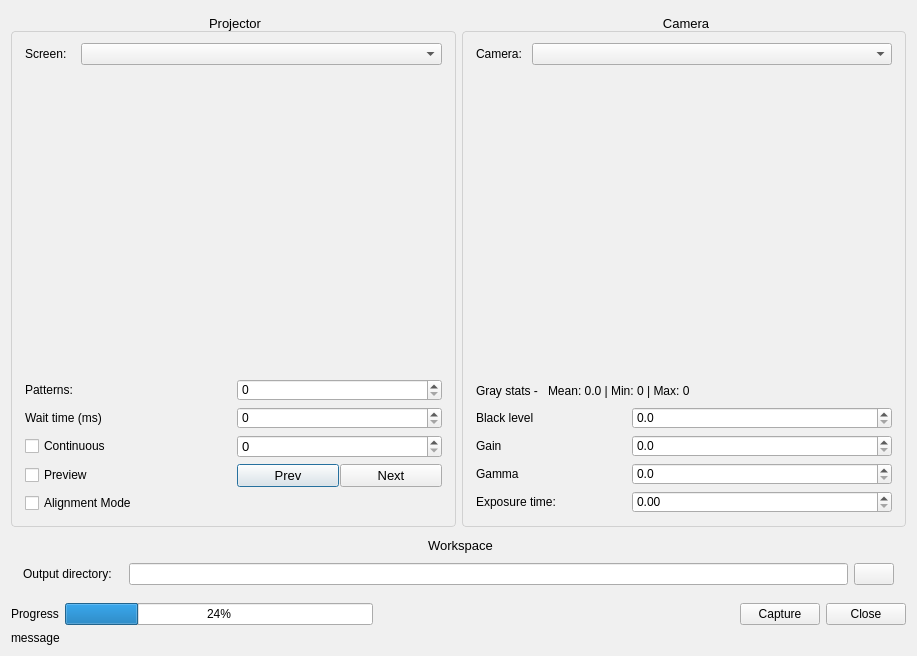
<?xml version="1.0" encoding="UTF-8"?>
<ui version="4.0">
 <class>CaptureQDialogClass</class>
 <widget class="QDialog" name="CaptureQDialogClass">
  <property name="geometry">
   <rect>
    <x>0</x>
    <y>0</y>
    <width>917</width>
    <height>656</height>
   </rect>
  </property>
  <property name="windowTitle">
   <string>CaptureQDialog</string>
  </property>
  <property name="styleSheet">
   <string notr="true">#CaptureQDialogClass {
	background-color: #f0f0f0;
}</string>
  </property>
  <layout class="QVBoxLayout" name="verticalLayout">
   <item>
    <layout class="QHBoxLayout" name="horizontalLayout">
     <item>
      <widget class="QGroupBox" name="projector_group">
       <property name="font">
        <font>
         <family>Segoe UI</family>
         <pointsize>10</pointsize>
         <weight>50</weight>
         <bold>false</bold>
        </font>
       </property>
       <property name="styleSheet">
        <string notr="true">#projector_group {
    background-color: #f0f0f0;
    border-radius: 4px;
    border: 1px solid #d1d1d1;
    margin-top: 20px;
}

#projector_group::title {
    subcontrol-origin: margin;
    subcontrol-position: top center;
    font-size: 10px;
    font-weight: bold;
    padding: 0 10px;
	margin-top: 5px;
}</string>
       </property>
       <property name="title">
        <string>Projector</string>
       </property>
       <layout class="QVBoxLayout" name="verticalLayout_2">
        <item>
         <layout class="QHBoxLayout" name="horizontalLayout_5">
          <item>
           <widget class="QLabel" name="screen_label">
            <property name="maximumSize">
             <size>
              <width>50</width>
              <height>16777215</height>
             </size>
            </property>
            <property name="font">
             <font>
              <family>Segoe UI</family>
              <pointsize>9</pointsize>
             </font>
            </property>
            <property name="text">
             <string>Screen:</string>
            </property>
           </widget>
          </item>
          <item>
           <widget class="QComboBox" name="screen_combo">
            <property name="font">
             <font>
              <family>Segoe UI</family>
              <pointsize>9</pointsize>
             </font>
            </property>
           </widget>
          </item>
         </layout>
        </item>
        <item>
         <widget class="ImageLabel" name="projector_image" native="true">
          <property name="sizePolicy">
           <sizepolicy hsizetype="Expanding" vsizetype="Expanding">
            <horstretch>0</horstretch>
            <verstretch>0</verstretch>
           </sizepolicy>
          </property>
          <property name="font">
           <font>
            <family>Segoe UI</family>
            <pointsize>16</pointsize>
            <weight>50</weight>
            <bold>false</bold>
           </font>
          </property>
         </widget>
        </item>
        <item>
         <widget class="QWidget" name="widget_2" native="true">
          <layout class="QHBoxLayout" name="horizontalLayout_17">
           <property name="leftMargin">
            <number>0</number>
           </property>
           <property name="topMargin">
            <number>0</number>
           </property>
           <property name="rightMargin">
            <number>0</number>
           </property>
           <property name="bottomMargin">
            <number>0</number>
           </property>
           <item>
            <widget class="QLabel" name="projector_patterns_label">
             <property name="font">
              <font>
               <family>Segoe UI</family>
               <pointsize>9</pointsize>
              </font>
             </property>
             <property name="text">
              <string>Patterns:</string>
             </property>
            </widget>
           </item>
           <item>
            <widget class="QSpinBox" name="projector_patterns_spin">
             <property name="font">
              <font>
               <family>Segoe UI</family>
               <pointsize>9</pointsize>
              </font>
             </property>
            </widget>
           </item>
          </layout>
         </widget>
        </item>
        <item>
         <layout class="QHBoxLayout" name="horizontalLayout_13">
          <item>
           <widget class="QLabel" name="wait_time_label">
            <property name="text">
             <string>Wait time (ms)</string>
            </property>
           </widget>
          </item>
          <item>
           <widget class="QSpinBox" name="wait_time_spin">
            <property name="maximum">
             <number>9999</number>
            </property>
           </widget>
          </item>
         </layout>
        </item>
        <item>
         <layout class="QHBoxLayout" name="horizontalLayout_9">
          <item>
           <widget class="QCheckBox" name="continuous_check">
            <property name="font">
             <font>
              <family>Segoe UI</family>
              <pointsize>9</pointsize>
             </font>
            </property>
            <property name="text">
             <string>Continuous</string>
            </property>
           </widget>
          </item>
          <item>
           <widget class="QSpinBox" name="continuous_spin">
            <property name="font">
             <font>
              <family>Segoe UI</family>
              <pointsize>10</pointsize>
             </font>
            </property>
           </widget>
          </item>
         </layout>
        </item>
        <item>
         <layout class="QHBoxLayout" name="horizontalLayout_8">
          <item>
           <widget class="QCheckBox" name="test_check">
            <property name="font">
             <font>
              <family>Segoe UI</family>
              <pointsize>9</pointsize>
             </font>
            </property>
            <property name="text">
             <string>Preview</string>
            </property>
           </widget>
          </item>
          <item>
           <widget class="QWidget" name="widget" native="true">
            <layout class="QHBoxLayout" name="horizontalLayout_16">
             <property name="spacing">
              <number>1</number>
             </property>
             <property name="leftMargin">
              <number>0</number>
             </property>
             <property name="topMargin">
              <number>0</number>
             </property>
             <property name="rightMargin">
              <number>0</number>
             </property>
             <property name="bottomMargin">
              <number>0</number>
             </property>
             <item>
              <widget class="QPushButton" name="test_prev_button">
               <property name="maximumSize">
                <size>
                 <width>9999</width>
                 <height>16777215</height>
                </size>
               </property>
               <property name="font">
                <font>
                 <family>Segoe UI</family>
                 <pointsize>10</pointsize>
                </font>
               </property>
               <property name="text">
                <string>Prev</string>
               </property>
              </widget>
             </item>
             <item>
              <widget class="QPushButton" name="test_next_button">
               <property name="maximumSize">
                <size>
                 <width>9999</width>
                 <height>16777215</height>
                </size>
               </property>
               <property name="font">
                <font>
                 <family>Segoe UI</family>
                 <pointsize>10</pointsize>
                </font>
               </property>
               <property name="text">
                <string>Next</string>
               </property>
              </widget>
             </item>
            </layout>
           </widget>
          </item>
         </layout>
        </item>
        <item>
         <widget class="QCheckBox" name="alignment_mode_check">
          <property name="font">
           <font>
            <family>Segoe UI</family>
            <pointsize>9</pointsize>
           </font>
          </property>
          <property name="text">
           <string>Alignment Mode</string>
          </property>
         </widget>
        </item>
       </layout>
      </widget>
     </item>
     <item>
      <widget class="QGroupBox" name="camera_group">
       <property name="font">
        <font>
         <family>Segoe UI</family>
         <pointsize>10</pointsize>
         <weight>50</weight>
         <bold>false</bold>
        </font>
       </property>
       <property name="styleSheet">
        <string notr="true">#camera_group {
    background-color: #f0f0f0;
    border-radius: 4px;
    border: 1px solid #d1d1d1;
    margin-top: 20px;
}

#camera_group::title {
    subcontrol-origin: margin;
    subcontrol-position: top center;
    font-size: 10px;
    font-weight: bold;
    padding: 0 10px;
	margin-top: 5px;
}</string>
       </property>
       <property name="title">
        <string>Camera</string>
       </property>
       <layout class="QVBoxLayout" name="verticalLayout_3">
        <item>
         <layout class="QHBoxLayout" name="horizontalLayout_4">
          <item>
           <widget class="QLabel" name="camera_label">
            <property name="maximumSize">
             <size>
              <width>50</width>
              <height>16777215</height>
             </size>
            </property>
            <property name="font">
             <font>
              <family>Segoe UI</family>
              <pointsize>9</pointsize>
             </font>
            </property>
            <property name="text">
             <string>Camera:</string>
            </property>
           </widget>
          </item>
          <item>
           <widget class="QComboBox" name="camera_combo">
            <property name="font">
             <font>
              <family>Segoe UI</family>
              <pointsize>9</pointsize>
             </font>
            </property>
           </widget>
          </item>
         </layout>
        </item>
        <item>
         <widget class="SMCP::PixmapQWidget" name="cameraPreview" native="true">
          <property name="sizePolicy">
           <sizepolicy hsizetype="Expanding" vsizetype="Expanding">
            <horstretch>0</horstretch>
            <verstretch>0</verstretch>
           </sizepolicy>
          </property>
          <property name="minimumSize">
           <size>
            <width>0</width>
            <height>0</height>
           </size>
          </property>
          <property name="font">
           <font>
            <family>Segoe UI</family>
            <pointsize>16</pointsize>
           </font>
          </property>
         </widget>
        </item>
        <item>
         <layout class="QHBoxLayout" name="horizontalLayout_7">
          <item>
           <widget class="QLabel" name="camera_gray_label">
            <property name="text">
             <string>Gray stats - </string>
            </property>
           </widget>
          </item>
          <item>
           <widget class="QLabel" name="camera_gray_stats_label">
            <property name="font">
             <font>
              <family>Segoe UI</family>
              <pointsize>9</pointsize>
             </font>
            </property>
            <property name="text">
             <string>Mean: 0.0 | Min: 0 | Max: 0</string>
            </property>
           </widget>
          </item>
          <item>
           <spacer name="horizontalSpacer_2">
            <property name="orientation">
             <enum>Qt::Horizontal</enum>
            </property>
            <property name="sizeHint" stdset="0">
             <size>
              <width>40</width>
              <height>20</height>
             </size>
            </property>
           </spacer>
          </item>
         </layout>
        </item>
        <item>
         <layout class="QHBoxLayout" name="horizontalLayout_12">
          <item>
           <widget class="QLabel" name="camera_black_level_label">
            <property name="maximumSize">
             <size>
              <width>150</width>
              <height>16777215</height>
             </size>
            </property>
            <property name="font">
             <font>
              <family>Segoe UI</family>
              <pointsize>9</pointsize>
             </font>
            </property>
            <property name="text">
             <string>Black level</string>
            </property>
           </widget>
          </item>
          <item>
           <widget class="QDoubleSpinBox" name="camera_black_level_spin">
            <property name="maximumSize">
             <size>
              <width>9999</width>
              <height>16777215</height>
             </size>
            </property>
            <property name="font">
             <font>
              <family>Segoe UI</family>
              <pointsize>9</pointsize>
             </font>
            </property>
            <property name="decimals">
             <number>1</number>
            </property>
           </widget>
          </item>
         </layout>
        </item>
        <item>
         <layout class="QHBoxLayout" name="horizontalLayout_11">
          <item>
           <widget class="QLabel" name="camera_gain_label">
            <property name="maximumSize">
             <size>
              <width>150</width>
              <height>16777215</height>
             </size>
            </property>
            <property name="font">
             <font>
              <family>Segoe UI</family>
              <pointsize>9</pointsize>
             </font>
            </property>
            <property name="text">
             <string>Gain</string>
            </property>
           </widget>
          </item>
          <item>
           <widget class="QDoubleSpinBox" name="camera_gain_spin">
            <property name="minimumSize">
             <size>
              <width>128</width>
              <height>0</height>
             </size>
            </property>
            <property name="maximumSize">
             <size>
              <width>9999</width>
              <height>16777215</height>
             </size>
            </property>
            <property name="font">
             <font>
              <family>Segoe UI</family>
              <pointsize>9</pointsize>
             </font>
            </property>
            <property name="decimals">
             <number>1</number>
            </property>
           </widget>
          </item>
         </layout>
        </item>
        <item>
         <layout class="QHBoxLayout" name="horizontalLayout_15">
          <item>
           <widget class="QLabel" name="camera_gamma_label">
            <property name="maximumSize">
             <size>
              <width>150</width>
              <height>16777215</height>
             </size>
            </property>
            <property name="font">
             <font>
              <family>Segoe UI</family>
              <pointsize>9</pointsize>
             </font>
            </property>
            <property name="text">
             <string>Gamma</string>
            </property>
           </widget>
          </item>
          <item>
           <widget class="QDoubleSpinBox" name="camera_gamma_spin">
            <property name="maximumSize">
             <size>
              <width>9999</width>
              <height>16777215</height>
             </size>
            </property>
            <property name="font">
             <font>
              <family>Segoe UI</family>
              <pointsize>9</pointsize>
             </font>
            </property>
            <property name="decimals">
             <number>1</number>
            </property>
            <property name="singleStep">
             <double>0.100000000000000</double>
            </property>
           </widget>
          </item>
         </layout>
        </item>
        <item>
         <layout class="QHBoxLayout" name="camera_exposure_group">
          <item>
           <widget class="QLabel" name="camera_exposure_label">
            <property name="maximumSize">
             <size>
              <width>150</width>
              <height>16777215</height>
             </size>
            </property>
            <property name="font">
             <font>
              <family>Segoe UI</family>
              <pointsize>9</pointsize>
             </font>
            </property>
            <property name="toolTip">
             <string>&lt;html&gt;&lt;head/&gt;&lt;body&gt;&lt;p&gt;Adjust to be at least the value of the camera (or larger). This control does not change the actual camera settings.&lt;/p&gt;&lt;/body&gt;&lt;/html&gt;</string>
            </property>
            <property name="text">
             <string>Exposure time:</string>
            </property>
           </widget>
          </item>
          <item>
           <widget class="QDoubleSpinBox" name="camera_exposure_spin"/>
          </item>
         </layout>
        </item>
       </layout>
      </widget>
     </item>
    </layout>
   </item>
   <item>
    <widget class="QGroupBox" name="other_group">
     <property name="font">
      <font>
       <family>Segoe UI</family>
       <pointsize>10</pointsize>
       <weight>50</weight>
       <bold>false</bold>
      </font>
     </property>
     <property name="styleSheet">
      <string notr="true">#other_group {
    background-color: #f0f0f0;
    border-radius: 4px;
    border: 0px solid #d1d1d1;
    margin-top: 20px;
}

#other_group::title {
    subcontrol-origin: margin;
    subcontrol-position: top center;
    font-size: 10px;
    font-weight: bold;
    padding: 0 10px;
	margin-top: 5px;
}</string>
     </property>
     <property name="title">
      <string>Workspace</string>
     </property>
     <layout class="QVBoxLayout" name="verticalLayout_4">
      <property name="spacing">
       <number>6</number>
      </property>
      <property name="leftMargin">
       <number>9</number>
      </property>
      <property name="topMargin">
       <number>9</number>
      </property>
      <property name="rightMargin">
       <number>9</number>
      </property>
      <property name="bottomMargin">
       <number>9</number>
      </property>
      <item>
       <layout class="QHBoxLayout" name="horizontalLayout_6">
        <item>
         <widget class="QLabel" name="output_dir_label">
          <property name="minimumSize">
           <size>
            <width>100</width>
            <height>0</height>
           </size>
          </property>
          <property name="maximumSize">
           <size>
            <width>16777215</width>
            <height>16777215</height>
           </size>
          </property>
          <property name="font">
           <font>
            <family>Segoe UI</family>
            <pointsize>9</pointsize>
           </font>
          </property>
          <property name="text">
           <string>Output directory:</string>
          </property>
         </widget>
        </item>
        <item>
         <widget class="QLineEdit" name="output_dir_line">
          <property name="font">
           <font>
            <family>Segoe UI</family>
            <pointsize>9</pointsize>
           </font>
          </property>
         </widget>
        </item>
        <item>
         <widget class="QPushButton" name="output_dir_button">
          <property name="maximumSize">
           <size>
            <width>50</width>
            <height>16777215</height>
           </size>
          </property>
          <property name="font">
           <font>
            <family>Segoe UI</family>
            <pointsize>9</pointsize>
           </font>
          </property>
          <property name="focusPolicy">
           <enum>Qt::TabFocus</enum>
          </property>
          <property name="text">
           <string/>
          </property>
          <property name="icon">
           <iconset resource="../assets/assets.qrc">
            <normaloff>:/icon-folder.svg</normaloff>:/icon-folder.svg</iconset>
          </property>
          <property name="iconSize">
           <size>
            <width>15</width>
            <height>15</height>
           </size>
          </property>
         </widget>
        </item>
       </layout>
      </item>
     </layout>
    </widget>
   </item>
   <item>
    <layout class="QHBoxLayout" name="horizontalLayout_2">
     <item>
      <layout class="QHBoxLayout" name="horizontalLayout_3">
       <item>
        <widget class="QLabel" name="progress_label">
         <property name="font">
          <font>
           <family>Segoe UI</family>
           <pointsize>9</pointsize>
          </font>
         </property>
         <property name="text">
          <string>Progress</string>
         </property>
        </widget>
       </item>
       <item>
        <widget class="QProgressBar" name="progress_bar">
         <property name="font">
          <font>
           <family>Segoe UI</family>
           <pointsize>9</pointsize>
          </font>
         </property>
         <property name="value">
          <number>24</number>
         </property>
        </widget>
       </item>
      </layout>
     </item>
     <item>
      <spacer name="horizontalSpacer">
       <property name="orientation">
        <enum>Qt::Horizontal</enum>
       </property>
       <property name="sizeHint" stdset="0">
        <size>
         <width>40</width>
         <height>20</height>
        </size>
       </property>
      </spacer>
     </item>
     <item>
      <widget class="QPushButton" name="capture_button">
       <property name="font">
        <font>
         <family>Segoe UI</family>
         <pointsize>9</pointsize>
        </font>
       </property>
       <property name="text">
        <string>Capture</string>
       </property>
      </widget>
     </item>
     <item>
      <widget class="QPushButton" name="close_cancel_button">
       <property name="font">
        <font>
         <family>Segoe UI</family>
         <pointsize>9</pointsize>
        </font>
       </property>
       <property name="text">
        <string>Close</string>
       </property>
      </widget>
     </item>
    </layout>
   </item>
   <item>
    <widget class="QLabel" name="current_message_label">
     <property name="font">
      <font>
       <family>Segoe UI</family>
       <pointsize>9</pointsize>
      </font>
     </property>
     <property name="text">
      <string>message</string>
     </property>
    </widget>
   </item>
  </layout>
 </widget>
 <layoutdefault spacing="6" margin="11"/>
 <customwidgets>
  <customwidget>
   <class>ImageLabel</class>
   <extends>QWidget</extends>
   <header>ImageLabel.hpp</header>
   <container>1</container>
  </customwidget>
  <customwidget>
   <class>SMCP::PixmapQWidget</class>
   <extends>QWidget</extends>
   <header>PixmapQWidget.h</header>
   <container>1</container>
  </customwidget>
 </customwidgets>
 <resources>
  <include location="../assets/assets.qrc"/>
 </resources>
 <connections/>
</ui>
